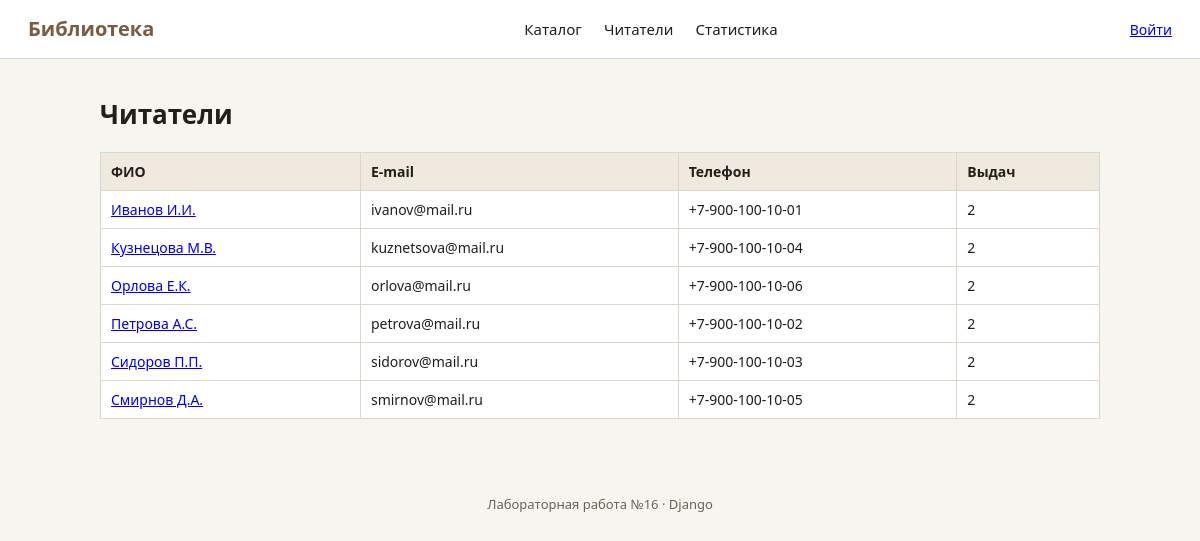
The page /readers/ on the database its author committed.
### library/models.py (models this page shows, shortened)
class Reader(models.Model):
    full_name = models.CharField("ФИО", max_length=120)
    email = models.EmailField("e-mail", unique=True)
    phone = models.CharField("телефон", max_length=30, blank=True)
    registered_at = models.DateField("дата регистрации", default=date.today)
    class Meta:
        ordering = ["full_name"]
        verbose_name = "Читатель"
        verbose_name_plural = "Читатели"

### library/views.py (the view)
# urls.py: path("readers/", views.readers, name="readers"),
def readers(request):
    context = {"readers": Reader.objects.prefetch_related("loans")}
    return render(request, "library/readers.html", context)

### templates/library/readers.html (shortened to what this page needs)
{% extends "base.html" %}
{% block content %}
<h1>Читатели</h1>
<table class="table">
    <thead><tr><th>ФИО</th><th>E-mail</th><th>Телефон</th><th>Выдач</th></tr></thead>
    <tbody>
    {% for reader in readers %}
        <tr>
            <td><a href="{% url 'library:reader_detail' reader.pk %}">{{ reader.full_name }}</a></td>
            <td>{{ reader.email }}</td>
            <td>{{ reader.phone|default:"—" }}</td>
            <td>{{ reader.loans.count }}</td>
        </tr>
    {% endfor %}
    </tbody>
</table>
{% endblock %}

### static/css/style.css (style rules this page uses)
:root { --bg: #f7f5f0; --ink: #221f1a; --accent: #7a5c3e; --border: #ddd5c8; --card: #ffffff; }
* { box-sizing: border-box; }
body { margin: 0; background: var(--bg); color: var(--ink); font-family: "Segoe UI", "PT Sans", sans-serif; line-height: 1.5; }
h1 { font-size: 26px; margin: 8px 0 18px; }
.table { width: 100%; border-collapse: collapse; background: var(--card); }
.table th, .table td { border: 1px solid var(--border); padding: 8px 10px; text-align: left; font-size: 14px; }
.table th { background: #efe9df; }

### rows shown on the page
Reader: full_name "Иванов И.И.", email "ivanov@mail.ru", phone "+7-900-100-10-01", loans.count "2"
Reader: full_name "Кузнецова М.В.", email "kuznetsova@mail.ru", phone "+7-900-100-10-04", loans.count "2"
Reader: full_name "Орлова Е.К.", email "orlova@mail.ru", phone "+7-900-100-10-06", loans.count "2"
Reader: full_name "Петрова А.С.", email "petrova@mail.ru", phone "+7-900-100-10-02", loans.count "2"
Reader: full_name "Сидоров П.П.", email "sidorov@mail.ru", phone "+7-900-100-10-03", loans.count "2"
Reader: full_name "Смирнов Д.А.", email "smirnov@mail.ru", phone "+7-900-100-10-05", loans.count "2"
